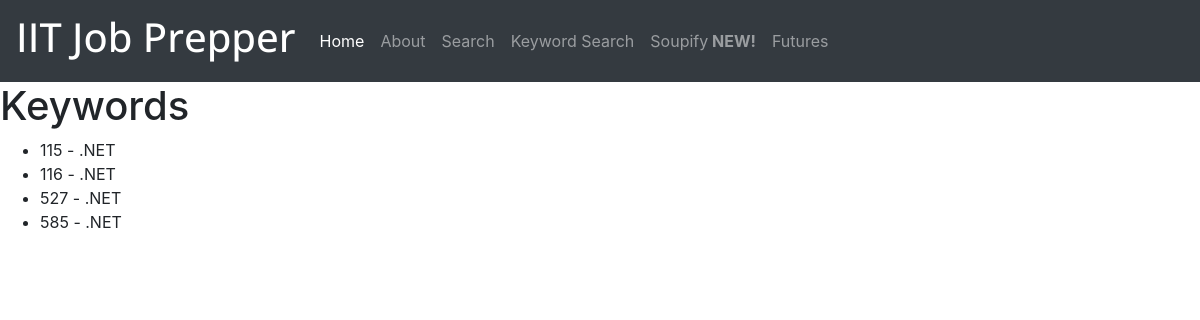
Page /courses/ on the committed database.
### jobView/models.py (models this page shows, shortened)
class CourseKeyWords(models.Model):
	course_id = models.IntegerField()
	keyword = models.TextField()

### jobView/views.py (the view)
# urls.py: path('courses/', views.KeywordListView.as_view(), name='kw_list'),
class KeywordListView(ListView):
	template_name = 'kw_list.html'
	model = CourseKeyWords
	queryset = CourseKeyWords.objects.filter(keyword='.NET')
	def get_context_data(self, **kwargs):
		context = super().get_context_data(**kwargs)
		return context

### templates/kw_list.html (shortened to what this page needs)
<!DOCTYPE html>
<html>
<head>
	<link rel="stylesheet" href="https://stackpath.bootstrapcdn.com/bootstrap/4.3.1/css/bootstrap.min.css">
</head>
<body>
	<nav class="navbar navbar-expand-lg navbar-dark bg-dark">
		<a class="navbar-brand" href="#"><h1 class='lobster'>IIT Job Prepper</h1></a>
		<div class="collapse navbar-collapse" id="navbarNavAltMarkup">
			<div class="navbar-nav">
				<a class="nav-item nav-link active" href="{% url 'index' %}">Home <span class="sr-only">(current)</span></a>
				<a class="nav-item nav-link" href="{% url 'about' %}">About</a>
					<a class="nav-item nav-link" href="{% url 'search' %}">Search</a>
						<a class="nav-item nav-link" href="{%url 'kw_search' %}">Keyword Search</a>
						<a class="nav-item nav-link" href="{%url 'soupify' %}">Soupify<strong> NEW!</strong></a>
				<a class="nav-item nav-link" href="{%url 'futures' %}">Futures</a>
			</div>
		</div>
	</nav>
<h1>Keywords</h1>
<ul>
{% for article in object_list %}
    <li>{{ article.course_id }} - {{ article.keyword }}</li>
{% empty %}
    <li>No courses yet.</li>
{% endfor %}
</ul>
</body>
</html>

### templates/kw_list.html (style rules this page uses)
.lobster { font-family: 'Open Sans', sans-serif; }

### rows in the picture
CourseKeyWords: course_id "115", keyword ".NET"
CourseKeyWords: course_id "116", keyword ".NET"
CourseKeyWords: course_id "527", keyword ".NET"
CourseKeyWords: course_id "585", keyword ".NET"
